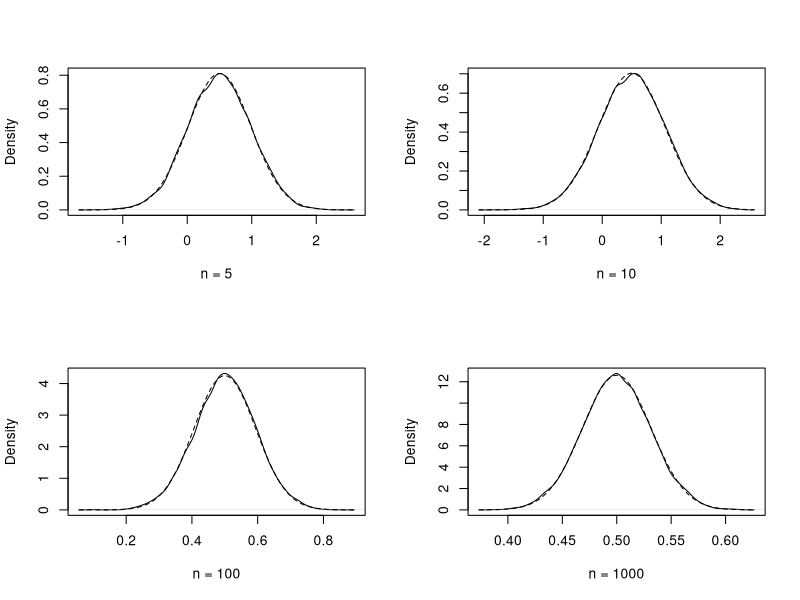

R code for this plot:
## ---- chunk 1
knitr::opts_chunk$set(echo = TRUE)
## ---- chunk 2
# set the random seed
set.seed(1234567)

# set true parameters: intercept & slopes
b0 <- 1; b1 <- 0.5

#initialize ybar to a vector of length r=10000 for storing results
b1hat <- numeric(10000)

par(mfrow=c(2,2))

for (n in c(5,10,100,1000)) {
  # draw a sample of x, fixed over replications:
  x <- rnorm(n,4,1)
  
  # repeat 10000 times
  for (j in 1:10000) {
    # draw a sample of u
    u <-  rnorm(n)
    # draw a sample of y
    y <- b0 + b1*x + u
    # regress y on x and store slope estimate at position j
    bhat <- coef( lm(y~x) )
    b1hat[j] <- bhat["x"]
  }
  plot(density(b1hat), main = "", paste("n =", n, sep = " "))
  curve( dnorm(x, 0.5, sqrt(var(b1hat))), add = TRUE, lty = 2 )
}
